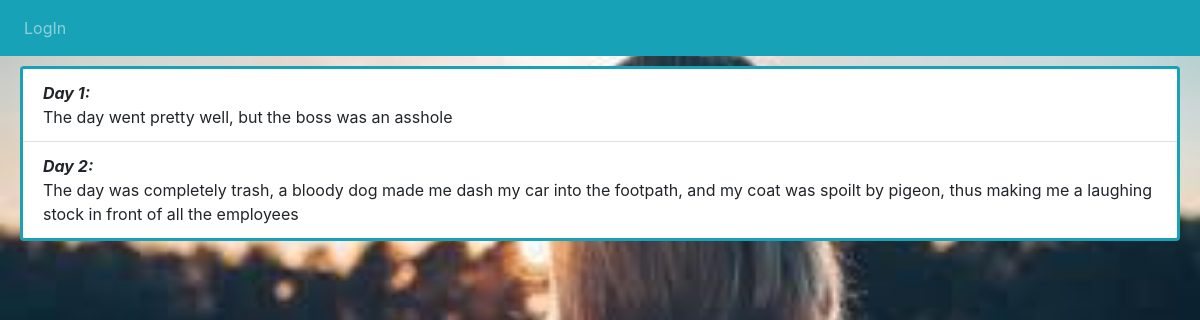
/therapist/diary, run on an earlier commit of the app's database.
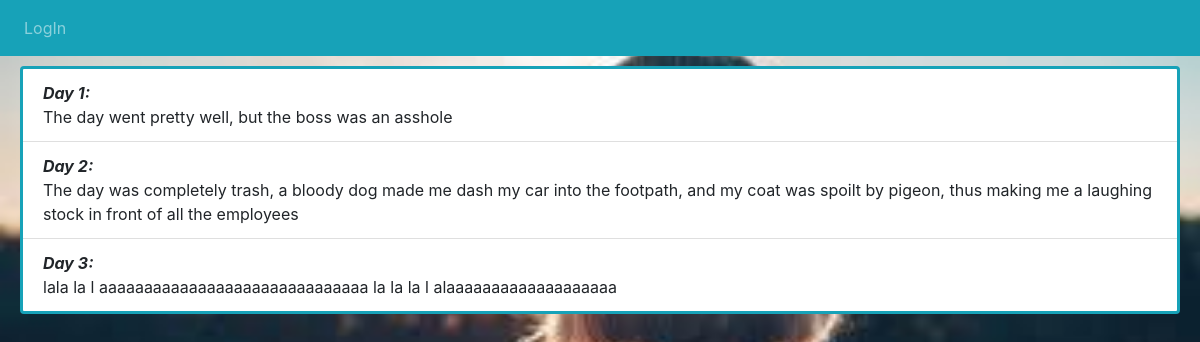
And on a later commit of the database.
### misc/models.py (models this page shows, shortened)
class Diary(models.Model):
    title=models.CharField(max_length=40)
    Addition=models.TextField()
    pub_date= models.DateTimeField(verbose_name='date joined', auto_now_add=True)
    user=models.ForeignKey(User,on_delete=models.CASCADE)

### misc/views.py (the view)
# urls.py: path('diary',diary_all2,name="diary_all2"),
def diary_all2(request):
    diary=Diary.objects.all()
    return render(request,'misc/diary2.html',{'diary':diary})

### misc/templates/misc/diary2.html (shortened to what this page needs)
<!doctype html>
<html lang="en">
{% load static %}
<head>
    <link rel="stylesheet" href="https://maxcdn.bootstrapcdn.com/bootstrap/4.0.0/css/bootstrap.min.css">
    <link href="http://maxcdn.bootstrapcdn.com/font-awesome/4.2.0/css/font-awesome.min.css" rel="stylesheet">
</head>
<body>
    <nav class="navbar navbar-expand-sm bg-info navbar-dark">
        <ul class="navbar-nav">
		{% if user.is_authenticated %}
            <li class="nav-item active">
                <a class="nav-link" href="">Diary Detail</a>
            </li>
            <li class="nav-item">
                <a class="nav-link" href="{% url 'home2' %}">Home</a>
            </li>
            <li class="nav-item pull-left">
                <a class="nav-link" href="{% url 'quiz' %}">Quiz</a>
            </li>
            <li class="nav-item pull-left">
                <a class="nav-link" href="{% url 'diary_all2' %}">Diary</a>
            </li>
			<li class="nav-item pull-left">
                <a class="nav-link" >{{request.user.username}}</a>
            </li>
            <li class="nav-item pull-left">
                      <a class="nav-link" href="javascript:{document.getElementById('logout').submit()}">LogOut</a>
                      <form id="logout" method="POST" action="{% url 'logout' %}">
        {% csrf_token %}
        <input type="hidden" name="" />
      </form>
                  </li>
			{% else %}
			<li class="nav-item pull-left">
                <a class="nav-link" href="{% url 'login' %}">LogIn</a>
            </li>
        </ul>
        {% endif %}
    </nav>
    <div class="card border-info" style="border-width: medium; margin-left: 20px; margin-right: 20px; margin-top: 10px">
        <ul class="list-group list-group-flush">
            {% for diary in diary.all %}
            <li class="list-group-item"><b><i>{{ diary.title }}:</i></b><br>{{ diary.Addition }}</li>
              {% endfor %}
        </ul>
    </div>
</body>
</html>

What changed in the data, as far as the page shows it:
added Diary: title "Day 3", Addition "lala la l aaaaaaaaaaaaaaaaaaaaaaaaaaaaaa la la la l alaaaaaaaaaaaaaaaaaaa"
